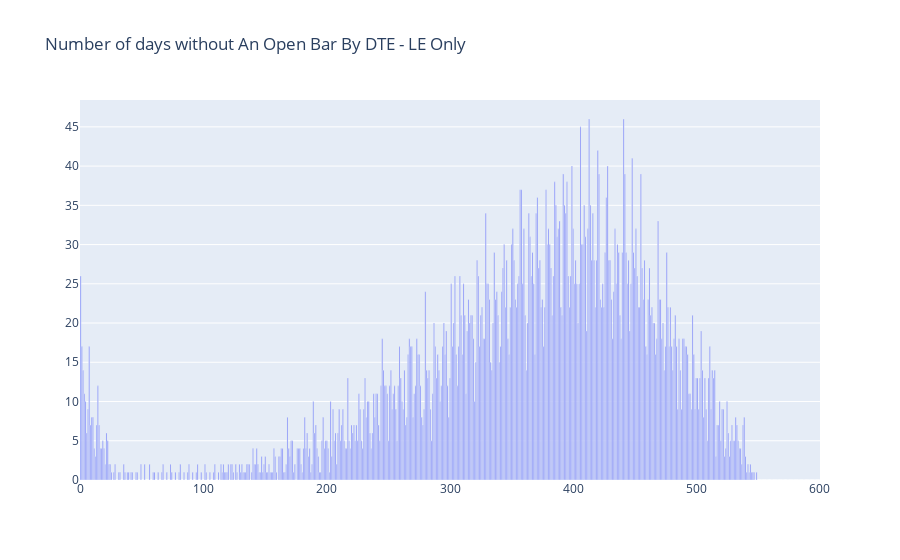

Write notebook code for a chart like this one.
### Code cell
dte_without_open_fig = go.Figure(data=[
    go.Bar(name='Days Without Open Bar', x=unique_dte, y=days_to_expiration_open_bar_count_df['Days Without Open Bar'])
])
dte_without_open_fig.update_layout(title_text='Number of trading days without An Open Bar By DTE - LE Only')
dte_without_open_fig.show()

### Figure 1 — Plotly figure (JSON) as saved in the notebook; plotly's stock layout.template omitted (floating-point values rounded to 4 significant figures; data arrays with more than 128 entries replaced by an {"elided": "..."} marker saying what was removed)
{"data": [{"name": "Days Without Open Bar", "type": "bar", "x": {"elided": "601 int values"}, "y": {"elided": "601 int values"}}], "layout": {"title": {"text": "Number of days without An Open Bar By DTE - LE Only"}}}
